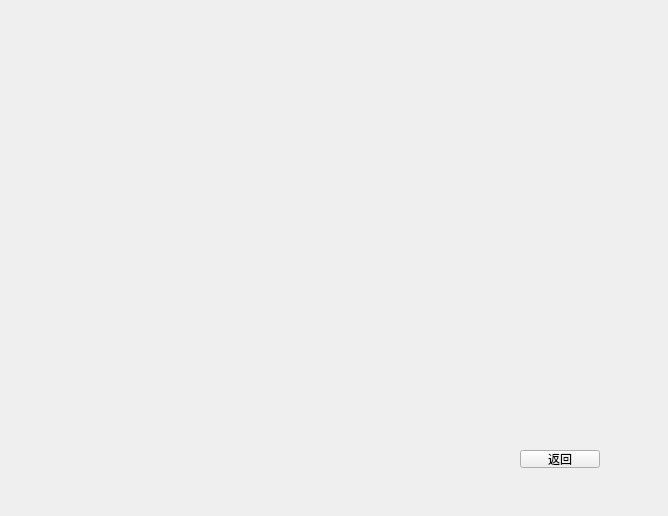
<?xml version="1.0" encoding="UTF-8"?>
<ui version="4.0">
 <class>delicious</class>
 <widget class="QWidget" name="delicious">
  <property name="geometry">
   <rect>
    <x>0</x>
    <y>0</y>
    <width>668</width>
    <height>516</height>
   </rect>
  </property>
  <property name="windowTitle">
   <string>Form</string>
  </property>
  <widget class="QLabel" name="label">
   <property name="geometry">
    <rect>
     <x>230</x>
     <y>80</y>
     <width>231</width>
     <height>311</height>
    </rect>
   </property>
   <property name="text">
    <string>&lt;html&gt;&lt;head/&gt;&lt;body&gt;&lt;p&gt;&lt;img src=&quot;:/new/prefix1/resource/food.png&quot;/&gt;&lt;/p&gt;&lt;/body&gt;&lt;/html&gt;</string>
   </property>
  </widget>
  <widget class="QPushButton" name="pushButton">
   <property name="geometry">
    <rect>
     <x>520</x>
     <y>450</y>
     <width>80</width>
     <height>18</height>
    </rect>
   </property>
   <property name="text">
    <string>返回</string>
   </property>
  </widget>
 </widget>
 <resources/>
 <connections/>
</ui>
